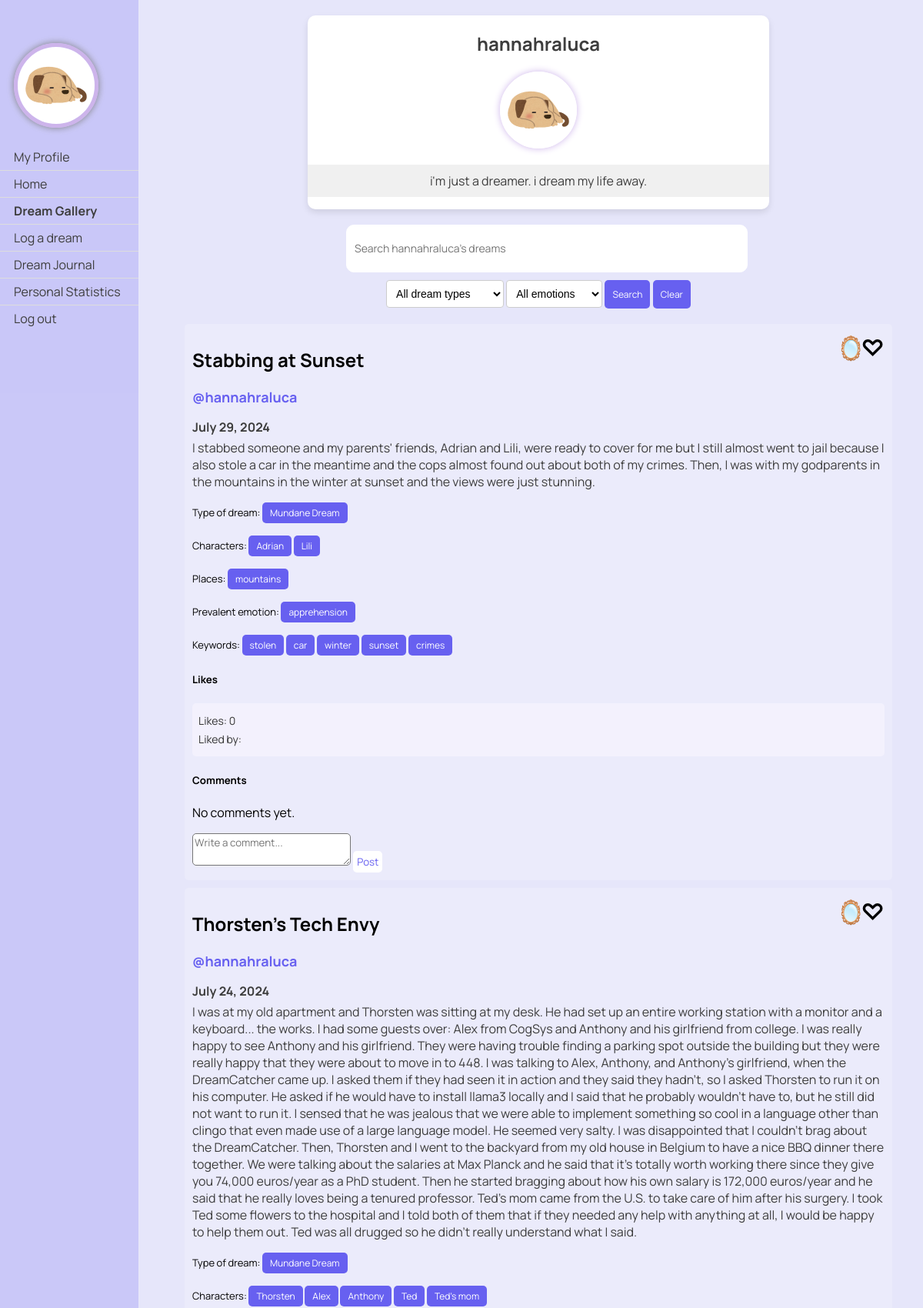
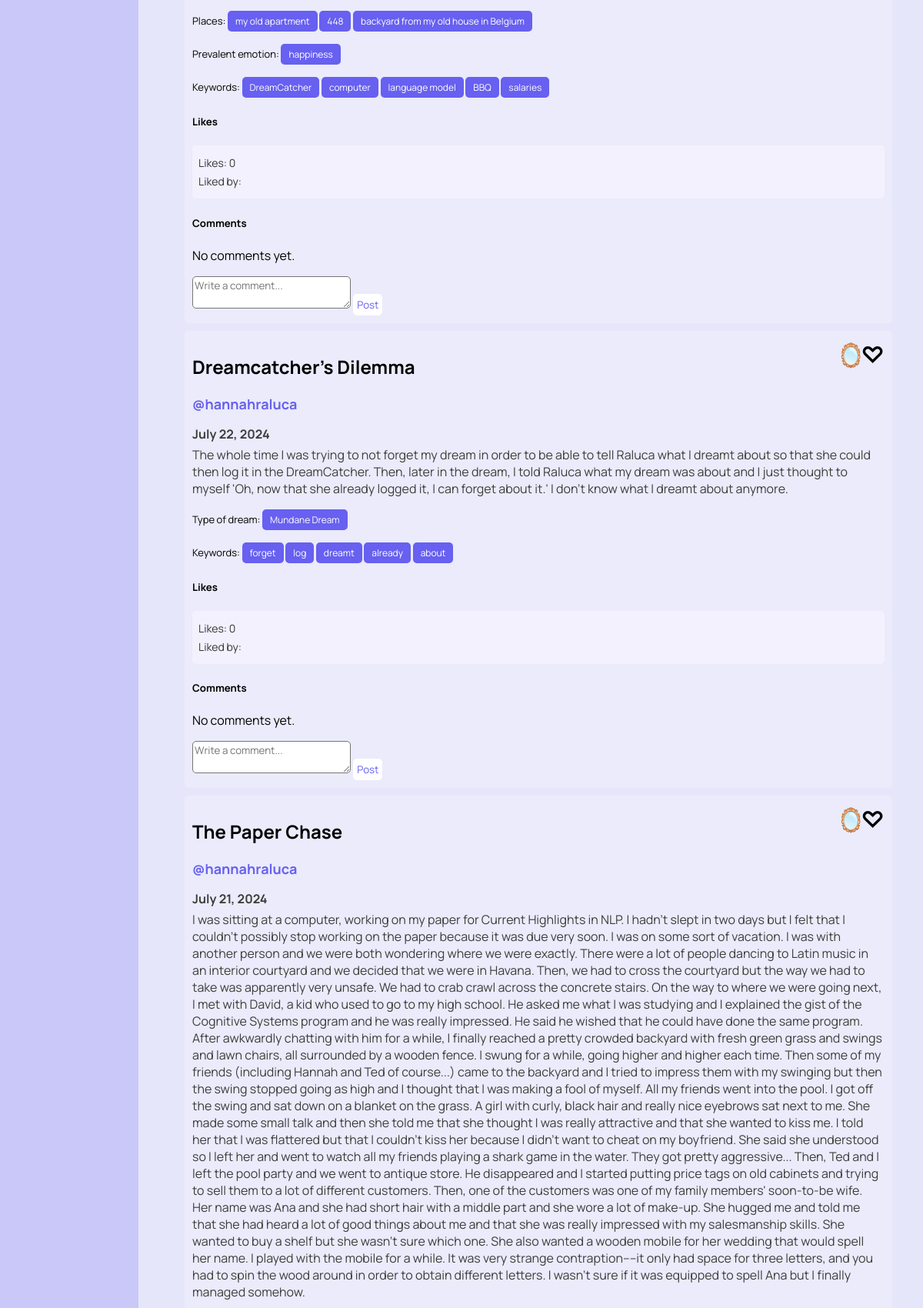
The page /dreams/users/hannahraluca/ (upper part) on the database its author committed (2 pictures, top to bottom).
### dreams/models.py (models this page shows, shortened)
class Profile(models.Model):
    user = models.OneToOneField(User, on_delete=models.CASCADE)
    avatar = models.CharField(max_length=100, choices=[
        ('1.jpg', 'Picture 1'),
        ('3.jpg', 'Picture 3'),
        ('4.jpg', 'Picture 4'),
        ('5.jpg', 'Picture 5'),
        ('6.jpg', 'Picture 6'),
        ('7.jpg', 'Picture 7'),
        ('8.jpg', 'Picture 8'),
        ('9.jpg', 'Picture 9'),
        ('10.jpg', 'Picture 10'),
        ('11.jpg', 'Picture 11'),
        ('12.jpg', 'Picture 12'),
        ('13.jpg', 'Picture 13'),
    ],
                              default='1.jpg')
    bio = models.TextField()

class Dream(models.Model):
    classification_options = [
        ('0', 'Nightmare'),
        ('1', 'Mundane Dream'),
        ('2', 'Lucid Dream'),
        ('3', 'Existential Dream'),
    ]
    user = models.ForeignKey(User, on_delete=models.CASCADE)
    date = models.DateField()
    time = models.TimeField(default=timezone.now)
    content = models.TextField()
    shared = models.BooleanField(default=False)
    anon = models.BooleanField(default=False)
    processed = models.BooleanField(default=False)
    is_favorite = models.BooleanField(default=False)
    keywords = models.JSONField(default=list, blank=True)
    classification = models.CharField(max_length=1, choices=classification_options, blank=True, null=True, default='')
    characters = models.JSONField(default=list, blank=True)
    places = models.JSONField(default=list, blank=True)
    emotion = models.CharField(max_length=20, blank=True)
    emotion_options = ['anger', 'apprehension', 'sadness', 'confusion', 'happiness', '']
    optional_titles = models.JSONField(default=list, blank=True)
    title = models.TextField(blank=True)
    User.add_to_class('is_new', models.BooleanField(default=True))
    def likes_count(self):
        return self.likes.count()
    def liked_users(self):
        return [like.user for like in self.likes.all()]
    def classification_string(self):
        return dict(self.classification_options).get(self.classification, "No classification")

### dreams/views.py (the view)
# urls.py: path('users/<str:username>/', views.view_users_dreams, name='view_users_dreams'),
def view_users_dreams(request, username):
    user = get_object_or_404(User, username=username)
    query = request.GET.get('q', '')
    dreams = Dream.objects.filter(shared=True, user=user, anon=False)
    class_query = request.GET.get('classification', '')
    emotion_query = request.GET.get('emotion', '')
    keyword_query = request.GET.get('keyword', '')
    character_query = request.GET.get('character', '')
    place_query = request.GET.get('place', '')
    if query:
        regex_pattern = r'\b({}|{}s?|{}\'s?)\b'.format(re.escape(query), re.escape(query),
                                                       re.escape(query))
        dreams = dreams.filter(Q(content__iregex=regex_pattern))
    if class_query:
        dreams = dreams.filter(classification=class_query)
    if emotion_query:
        dreams = dreams.filter(emotion=emotion_query)
    if keyword_query:
        dreams = dreams.filter(Q(keywords__iregex=r'\b{}\b'.format(re.escape(keyword_query))))
    if character_query:
        dreams = dreams.filter(Q(characters__iregex=r'\b{}\b'.format(re.escape(character_query))))
    if place_query:
        dreams = dreams.filter(Q(places__iregex=r'\b{}\b'.format(re.escape(place_query))))
    context = {
        'dreams': dreams,
        'user': user,
        'query': query,
        'class_query': class_query,
        'keyword_query': keyword_query,
        'character_query': character_query,
        'place_query': place_query,
        'emotion_query': emotion_query,
    }
    return render(request, 'dreams/view_user.html', context)

### dreams/templates/dreams/view_user.html (shortened to what this page needs)
{% load static %}
{% load highlight %}
<!DOCTYPE html>
<html>
<head>
    <link rel="stylesheet" type="text/css" href="{% static 'css/styles.css' %}">
</head>
<body>
<div class="header">
    <h2>{{ user.username }}</h2>
    <img src="{% static 'pfps/'|add:user.profile.avatar %}" alt="{{ user.username }}'s avatar" style="width: 100px; height: 100px; border-radius: 50%; border: 5px  #cdb4eb; box-shadow: 0 0 10px #cdb4eb;">
    <p style="background-color: #f0f0f0; padding: 10px;">{{ user.profile.bio }}</p>
</div>
<div class="sidenav">
    <a href="{% url 'dreams:profile' %}" class="profile-link">
        <img src="{% static 'pfps/'|add:user.profile.avatar %}"
             style="width: 100px; height: 100px; border-radius: 50%; border: 5px solid #cdb4eb; box-shadow: 0 0 10px #808080;">
        <br></br>
        <span>My Profile</span>
    </a>
    <a href="/">Home</a>
    <a href="{% url 'dreams:gallery' %}"><b>Dream Gallery</b></a>
    <a href="{% url 'dreams:log_dream' %}">Log a dream</a>
    <a href="{% url 'dreams:dream_journal' %}">Dream Journal</a>
    <a href="{% url 'dreams:personal_statistics' %}">Personal Statistics</a>
    <a href="{% url 'logout' %}">Log out</a>
</div>
<div class="container">
    <form class="search-form" method="get" action="{% url 'dreams:view_users_dreams' user.username %}">
        <input id="searchInput" type="text" name="q" placeholder="Search {{user.username}}'s dreams" value="{{ query }}">
        <select id="classification" name="classification">
            <option value="">All dream types</option>
        </select>
        <select id="emotion" name="emotion">
            <option value="">All emotions</option>
        </select>
        <button type="submit">Search</button>
        <button type="button" onclick="clearSearch()">Clear</button>
    </form>
</div>
<div class="dreams">
    {% if dreams %}
        {% for dream in dreams|dictsortreversed:"date" %}
            {% if dream.shared %}
                {% if not query or query|lower in dream.content|lower %}
                    <div class="dream">
                        {% if dream.title %}
                            <h2 class="dream-title">{{ dream.title }}</h2>
                        {% endif %}
                        {% if not dream.anon %}
                            <h2 class="dream-user">
                                <a href="{% url 'dreams:view_users_dreams' dream.user.username %}" style="text-decoration: none; color: inherit;">
                                    @{{ dream.user.username }}
                                </a>
                            </h2>
                        {% endif %}
                        <h3 class="dream-date">{{ dream.date }}</h3>
                        <p class="dream-content">
                            {% autoescape off %}
                                {{ dream.content|safe|highlight:query }}
                            {% endautoescape %}
                        </p>
                        <p class="class-form">
                            {% if dream.classification %}
                                Type of dream:
                                <form class="class-form" method="get" action="{% url 'dreams:view_users_dreams' user.username %}">
                                    <button type="submit">{{ dream.classification_string }}</button>
                                </form>
                            {% endif %}
                        </p>
                        <p class="class-form">
                            {% if dream.characters %}
                                Characters:
                                {% for character in dream.characters %}
                                    <form class="class-form" method="get" action="{% url 'dreams:view_users_dreams' user.username%}">
                                        <button type="submit">{{ character }}</button>
                                    </form>
                                {% endfor %}
                            {% endif %}
                        </p>
                        <p class="class-form">
                            {% if dream.places %}
                                Places:
                                {% for place in dream.places %}
                                    <form class="class-form" method="get" action="{% url 'dreams:view_users_dreams' user.username %}">
                                        <button type="submit">{{ place }}</button>
                                    </form>
                                {% endfor %}
                            {% endif %}
                        </p>
                        <p class="class-form">
                            {% if dream.emotion %}
                                Prevalent emotion:
                                <form class="class-form" method="get" action="{% url 'dreams:view_users_dreams' user.username %}">
                                    <button type="submit">{{ dream.emotion }}</button>
                                </form>
                            {% endif %}
                        </p>
                        <p class="keyword-form">
                            {%if dream.keywords%}
                                Keywords:
                            {%endif%}
                            {% for keyword in dream.keywords %}
                                <form class="keyword-form" method="get" action="{% url 'dreams:view_users_dreams' user.username %}">
                                    <button type="submit">{{ keyword }}</button>
                                </form>
                            {% endfor %}
                        </p>
                        <h5>Likes</h5>
                        <div class="like-info">
                            <p>Likes: {{ dream.likes_count }}</p>
                            <p>Liked by:
                            </p>
                        </div>
                        <div class="menu">
                                <span class="icon">
                                    {% if dream.is_liked_by_user %}
                                        ♥
                                    {% else %}
                                        ♡
                                    {% endif %}
                                </span>
                        </div>
                        <div class="menu">
                            <span class="icon" style="margin-right: 25px">🪞</span>
                        </div>
                        <div>
                            <h5>Comments</h5>
                            <div class="comment-section">
                                {% for comment in dream.comments.all %}
                                    <div class="comment">
                                        <p><b><a href="{% url 'dreams:view_users_dreams' comment.author.username %}"
                                                 style="text-decoration: none; color: inherit;">
                                            @{{ comment.author }}</a></h2></b> — {{ comment.created_date }} </p>
                                        <div class="comment-text">
                                            {{ comment.text }}
                                        </div>
                                        {% if comment.author == request.user or dream.user == request.user %}
                                            <form method="post" action="{% url 'dreams:delete_comment' comment.id %}">
                                                {% csrf_token %}
                                                <button type="submit" style="font-size: smaller; padding: 5px; width: auto; height: auto;">Delete</button>
                                            </form>
                                        {% endif %}
                                    </div>
                                {% empty %}
                                    <p>No comments yet.</p>
                                {% endfor %}
                            </div>
                            <div class="comment-container">
                                <form method="post" action="{% url 'dreams:add_comment' dream.id %}">
                                    <textarea id="comment" name="text" rows="2" placeholder="Write a comment..." style="font-family: Manrope; width: 200px; border-radius: 5px;" required></textarea>
                                    <button type="submit" style="font-size: smaller; padding: 5px; width: auto; height: auto;">Post</button>
                                </form>
                            </div>
                        </div>
                    </div>
                {% endif %}
            {% endif %}
        {% endfor %}
    {% else %}
        <p>No liked dreams found.</p>
    {% endif %}
</div>
</body>
</html>

### rows shown on the page
Dream: title "Stabbing at Sunset", user.username "hannahraluca", date "July 29, 2024", content|highlight "I stabbed someone and my parents ' friends , Adrian and Lili , were ready to cover for me but I still almost went to jail because I also stole a car in the meantime and the cops almost found out about both of my crimes . Then , I was with my godparents in the mountains in the winter at sunset and the views were just stunning .", classification_string "Mundane Dream", characters "Adrian" "Lili", places "mountains", emotion "apprehension", shows "Keywords:", keywords "stolen" "car" "winter" "sunset" "crimes", likes_count "0"
Dream: title "Thorsten's Tech Envy", user.username "hannahraluca", date "July 24, 2024", content|highlight "I was at my old apartment and Thorsten was sitting at my desk . He had set up an entire working station with a monitor and a keyboard ... the works . I had some guests over : Alex from CogSys and Anthony and his girlfriend from college . I was really happy to see Anthony and his girlfriend . They were having trouble finding a parking spot outside the building but they were really happy that they were about to move in to 448 . I was talking to Alex , Anthony , and Anthony ' s girlfriend , when the DreamCatcher came up . I asked them if they had seen it in action and they said they hadn ' t , so I asked Thorsten to run it on his computer . He asked if he would have to install llama3 locally…", classification_string "Mundane Dream", characters "Thorsten" "Alex" "Anthony" "Ted" "Ted's mom", places "my old apartment" "448" "backyard from my old house in Belgium", emotion "happiness", shows "Keywords:", keywords "DreamCatcher" "computer" "language model" "BBQ" "salaries", likes_count "0"
Dream: title "Dreamcatcher's Dilemma", user.username "hannahraluca", date "July 22, 2024", content|highlight "The whole time I was trying to not forget my dream in order to be able to tell Raluca what I dreamt about so that she could then log it in the DreamCatcher . Then , later in the dream , I told Raluca what my dream was about and I just thought to myself ' Oh , now that she already logged it , I can forget about it .' I don ’ t know what I dreamt about anymore .", classification_string "Mundane Dream", shows "Keywords:", keywords "forget" "log" "dreamt" "already" "about", likes_count "0"
Dream: title "The Paper Chase", user.username "hannahraluca", date "July 21, 2024", content|highlight "I was sitting at a computer , working on my paper for Current Highlights in NLP . I hadn ' t slept in two days but I felt that I couldn ' t possibly stop working on the paper because it was due very soon . I was on some sort of vacation . I was with another person and we were both wondering where we were exactly . There were a lot of people dancing to Latin music in an interior courtyard and we decided that we were in Havana . Then , we had to cross the courtyard but the way we had to take was apparently very unsafe . We had to crab crawl across the concrete stairs . On the way to where we were going next , I met with David , a kid who used to go to my high school . He asked me what I was…"

### other values the page prints
{{ user.username }} "hannahraluca"
{{ user.profile.bio }} "i'm just a dreamer. i dream my life away."
